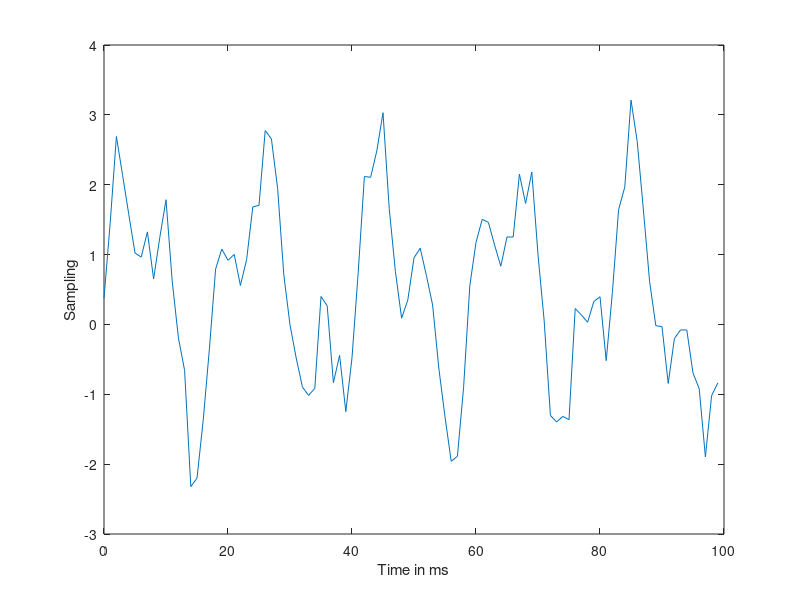

MATLAB code to generate this figure:
%FFT play script
fs = 1000;
t = 0:.001:.999;
y = 1.5 * sin(2 * pi * 50 * t) + sin( 2 * pi * 120 * t) + rand(1, 1000);
plot(fs * t(1:100), y(1:100));
xlabel('Time in ms');
ylabel('Sampling');
Y = fft(y);
s = size(Y);
f = fs / 2 * linspace(0, 1, s(2)/2);